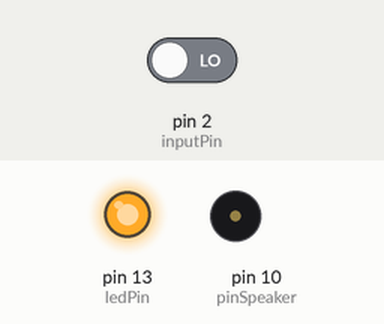
The sketch below on a simulated Arduino Uno, built with avr-gcc and run on an emulated ATmega328P. On the bench: output pins drawn as LEDs (lit = HIGH), buzzer (waves = sounding). The test bench sets the inputs (shaded band); at power-on: pin 2 (inputPin) LOW. What the sketch prints to the serial monitor is not drawn.

Above: at 1.7 s.
1.8 s: pin 2 (inputPin) driven HIGH
At 2.4 s:
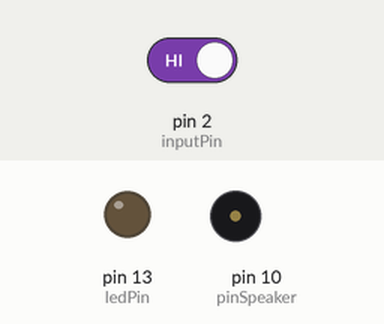
3.3 s: pin 2 (inputPin) driven LOW
At 3.49 s:
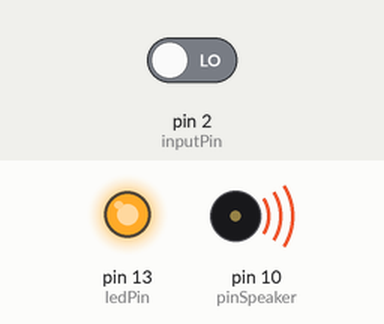
Timing chart, 0 to 12.3 s (numbered marks = the images above; inputs shaded):
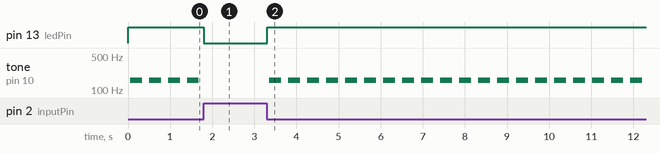

Measured:
- after the input at 1.8 s, pin 13 (ledPin): HIGH → LOW at once; tone on pin 10 (pinSpeaker): stops changing and stays silent
- after the input at 3.3 s, pin 13 (ledPin): LOW → HIGH at once; tone on pin 10 (pinSpeaker): alternates 159 Hz for 0.28 s and silent for 0.17 s, starting after 0.06 s
- by itself, tone on pin 10 (pinSpeaker): alternates 159 Hz for 0.28 s and silent for 0.17 s

The sketch:

Sensor_fire_digital.ino
```cpp
int ledPin = 13;                // led
int inputPin = 2;               // Sensor PIR
int val = 0;                    // variable para ver el estado del PIR
int pinSpeaker = 10;           // Set up a speaker on a PWM pin (digital 9, 10, or 11)
int pirState = HIGH;             // empezamos asumiento que no hay fuego

void setup() {
  pinMode(ledPin, OUTPUT);      // salida del LED
  pinMode(inputPin, INPUT);     // salida del SENSOR
  pinMode(pinSpeaker, OUTPUT);  // speaker
  Serial.begin(9600);
}

void loop(){
  val = digitalRead(inputPin);  // lee si hay fuego  val=1/HIGH no hay fuego; val = 0/LOW si hay fuego
  Serial.print("val : ");  Serial.println(val);
  digitalWrite(ledPin, HIGH);  // turn LED ON para saber que el sistema esta andando

  if (val == HIGH) {
       // NO hay fuego
             Serial.print("NO Fire detected ");
      digitalWrite(ledPin, LOW); // turn LED OFF
      playTone(0, 0);
      delay(300); //era 300
  }else{
       //SI  hay fuego
             Serial.print("Fire DETECTED ");
       digitalWrite(ledPin, HIGH);
       playTone(300, 160);
       delay(150);
  }
}
// duration in mSecs, frequency in hertz
void playTone(long duration, int freq) {
    duration *= 1000;
    int period = (1.0 / freq) * 1000000;
    long elapsed_time = 0;
    while (elapsed_time < duration) {
        digitalWrite(pinSpeaker,HIGH);
        delayMicroseconds(period / 2);
        digitalWrite(pinSpeaker, LOW);
        delayMicroseconds(period / 2);
        elapsed_time += (period);
    }
}
```
